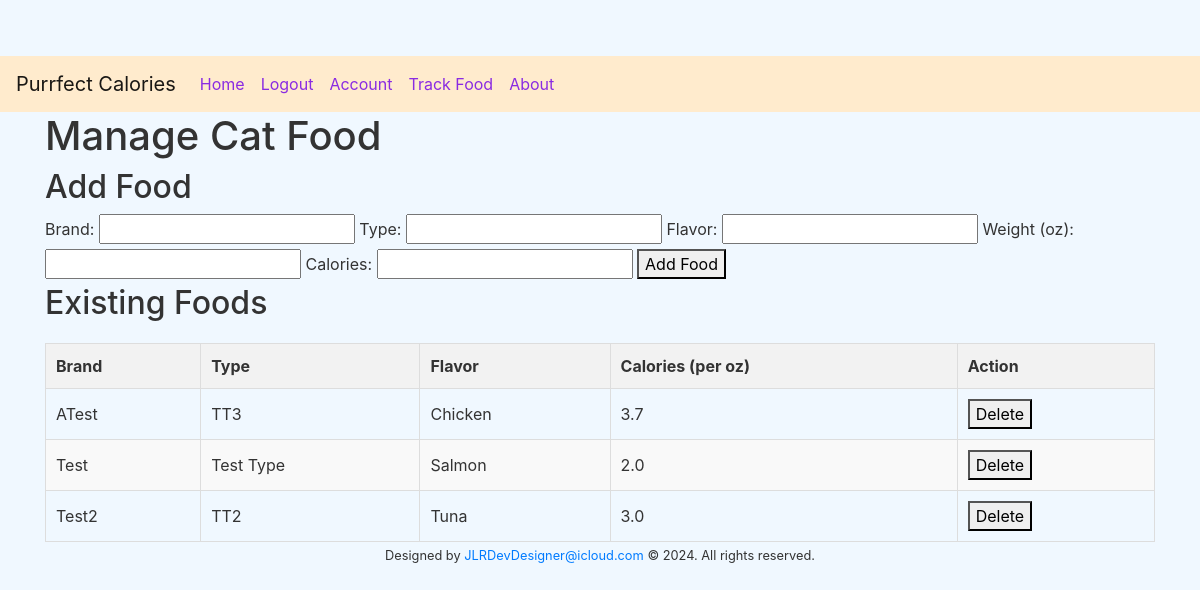
Screenshot of /cat_food (signed in) with the database file from the repository.
### tables this page shows
CREATE TABLE food (
            id INTEGER PRIMARY KEY AUTOINCREMENT,
            brand TEXT NOT NULL,
            type TEXT NOT NULL,
            flavor TEXT NOT NULL,
            calories REAL NOT NULL
        );

### purrfect.py (the view)
@app.route('/cat_food', methods=['GET', 'POST'])
def manage_cat_food():
    try:
        if 'username' not in session:
            flash('You need to log in to manage cat food', 'error')
            return redirect(url_for('login'))
        if request.method == 'POST':
            if 'add_food' in request.form:
                return redirect(url_for('add_food'))
            elif 'delete_food' in request.form:
                return redirect(url_for('delete_food'))
        foods = cat.get_foods()
        return render_template('cat_food.html', foods=foods)
    except Exception as e:
        app.logger.error(f"An error occurred: {str(e)}")
        flash("An error occurred", 'error')
        return render_template('error.html', error_message="An error occurred")

### cat.py (called while the page is built)
def get_foods():
    conn = get_connection()
    cursor = conn.cursor()
    try:
        cursor.execute("SELECT id, brand, type, flavor, calories FROM food ORDER BY brand, type, flavor")
        result = cursor.fetchall()
        return result
    finally:
        close_connection()

### purrfect.py (called while the page is built)
@app.context_processor
def inject_current_user():
    if 'username' in session:
        user_info = user.get_user_info(session['username'])
        if user_info:
            return {'current_user': user_info}
    return {'current_user': {'is_authenticated': False, 'username': None, 'name': None, 'email': None}}

### user.py (called while the page is built)
def get_connection():
    if not hasattr(local, 'conn'):
        local.conn = sqlite3.connect('users.db')
    return local.conn

def close_connection():
    if hasattr(local, 'conn'):
        local.conn.close()
        del local.conn

def get_user_info(username):
    conn = get_connection()
    cursor = conn.cursor()
    cursor.execute("SELECT * FROM users WHERE username = ?", (username,))
    result = cursor.fetchone()
    close_connection()
    if result:
        return {
            'name': result[1],
            'username': result[2],
            'email': result[3],
            'password_hash': result[4],
            'security_question': result[5],
            'security_answer': result[6],
            'is_authenticated': True
        }
    return None

### templates/cat_food.html (shortened to what this page needs)
{% extends "layout.html" %}
{% block content %}
<h1>Manage Cat Food</h1>
<form method="POST" action="{{ url_for('add_food') }}">
    <h2>Add Food</h2>
    <label for="brand">Brand:</label>
    <input type="text" id="brand" name="brand" required>
    <label for="type">Type:</label>
    <input type="text" id="type" name="type" required>
    <label for="flavor">Flavor:</label>
    <input type="text" id="flavor" name="flavor" required>
    <label for="weight">Weight (oz):</label>
    <input type="number" step="0.01" id="weight" name="weight" required>
    <label for="calories">Calories:</label>
    <input type="number" step="0.01" id="calories" name="calories" required>
    <button type="submit" name="add_food">Add Food</button>
</form>
<h2>Existing Foods</h2>
<table>
    <thead>
        <tr>
            <th>Brand</th>
            <th>Type</th>
            <th>Flavor</th>
            <th>Calories (per oz)</th>
            <th>Action</th>
        </tr>
    </thead>
    <tbody>
        {% for food in foods %}
            <tr>
                <td>{{ food[1] }}</td>
                <td>{{ food[2] }}</td>
                <td>{{ food[3] }}</td>
                <td>{{ food[4] }}</td>
                <td>
                    <form method="POST" action="{{ url_for('delete_food') }}">
                        <button type="submit" name="delete_food">Delete</button>
                    </form>
                </td>
            </tr>
        {% endfor %}
    </tbody>
</table>
{% endblock %}

### templates/layout.html (shortened to what this page needs)
<!DOCTYPE html>
<html lang="en">
<head>
    <link rel="stylesheet" href="https://stackpath.bootstrapcdn.com/bootstrap/4.5.2/css/bootstrap.min.css">
    <link rel="stylesheet" href="{{ url_for('static', filename='style.css') }}">
</head>
<body>
    <nav class="navbar navbar-expand-lg navbar-light">
        <a class="navbar-brand" href="/">Purrfect Calories</a>
        <div class="collapse navbar-collapse" id="navbarNav">
            <ul class="navbar-nav mr-auto">
                <li class="nav-item active">
                    <a class="nav-link" href="/">Home</a>
                </li>
                {% if current_user.is_authenticated %}
                <li class="nav-item">
                    <a class="nav-link" href="{{ url_for('logout') }}">Logout</a>
                </li>
                <li class="nav-item">
                    <a class="nav-link" href="{{ url_for('account') }}">Account</a>
                </li>
                <li class="nav-item">
                    <a class="nav-link" href="{{ url_for('track_meal') }}">Track Food</a>
                </li>
                <li class="nav-item">
                    <a class="nav-link" href="{{ url_for('about') }}">About</a>
                </li>
                {% else %}
                <li class="nav-item">
                    <a class="nav-link" href="{{ url_for('login') }}">Login</a>
                </li>
                {% endif %}
            </ul>
        </div>
    </nav>
    <div class="container">
        {% block content %}
        {% endblock %}
    </div>
    <footer class="footer">
        <div class="container">
            <div class="row">
                <div class="col-12 text-center">
                    <small>Designed by <a href="mailto:JLRDevDesigner@icloud.com">JLRDevDesigner@icloud.com</a> &copy; 2024. All rights reserved.</small>
                </div>
            </div>
        </div>
    </footer>
</body>
</html>

### static/style.css (style rules this page uses)
body { padding-top: 56px; background-color: #f0f8ff; color: #333333; }
.navbar { background-color: #ffebcd; }
.nav-link { color: #8a2be2 !important; }
table { width: 100%; border-collapse: collapse; margin-top: 20px; }
th, td { padding: 10px; text-align: left; border: 1px solid #ddd; }
th { background-color: #f2f2f2; }
tr:nth-child(even) { background-color: #f9f9f9; }
form { display: inline; }

### rows the page displays
food: brand "ATest", type "TT3", flavor "Chicken", calories "3.7"
food: brand "Test", type "Test Type", flavor "Salmon", calories "2.0"
food: brand "Test2", type "TT2", flavor "Tuna", calories "3.0"
